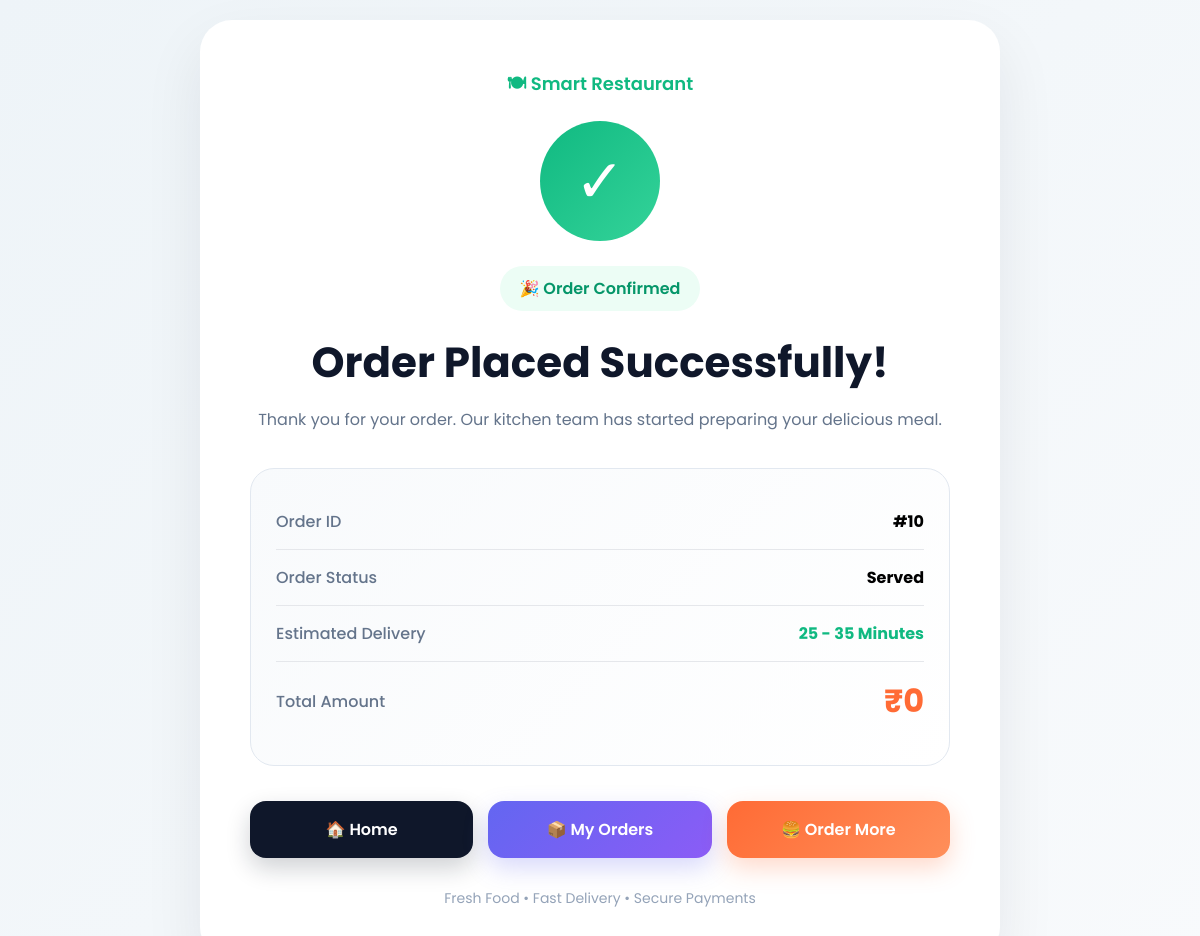
The app's page /payments/success/10/ (signed in) with its own data.
### orders/models.py (models this page shows, shortened)
class Order(models.Model):
    user = models.ForeignKey(
        settings.AUTH_USER_MODEL,
        on_delete=models.CASCADE,
        related_name='orders'
    )
    STATUS_CHOICES = [
        ('Pending', 'Pending'),
        ('Preparing', 'Preparing'),
        ('Served', 'Served'),
    ]
    status = models.CharField(
        max_length=20,
        choices=STATUS_CHOICES,
        default='Pending'
    )
    created_at = models.DateTimeField(
        auto_now_add=True
    )
    @property
    def total_amount(self):
        return sum(
            item.subtotal
            for item in self.items.all()
        )

### payments/views.py (the view)
# urls.py: path('success/<int:order_id>/', views.payment_success, name='payment_success'),
def payment_success(request, order_id):
    if request.user.role != "customer":
        return redirect("home")
    order = get_object_or_404(
        Order,
        id=order_id
    )
    return render(
        request,
        "payments/payment_success.html",
        {
            "order": order
        }
    )

### templates/payments/payment_success.html (shortened to what this page needs)
<!DOCTYPE html>
<html>
<head>
</head>
<body>
<div class="success-card">
    <div class="restaurant-name">
        🍽 Smart Restaurant
    </div>
    <div class="check">
        ✓
    </div>
    <div class="status-badge">
        🎉 Order Confirmed
    </div>
    <h1>Order Placed Successfully!</h1>
    <p class="success-text">
        Thank you for your order. Our kitchen team has started preparing your delicious meal.
    </p>
    <div class="info-box">
        <div class="info-row">
            <span class="label">Order ID</span>
            <strong>#{{ order.id }}</strong>
        </div>
        <div class="info-row">
            <span class="label">Order Status</span>
            <strong>{{ order.status }}</strong>
        </div>
        <div class="info-row">
            <span class="label">Estimated Delivery</span>
            <strong class="delivery">
                25 - 35 Minutes
            </strong>
        </div>
        <div class="info-row">
            <span class="label">Total Amount</span>
            <strong class="amount">
                ₹{{ order.total_amount }}
            </strong>
        </div>
    </div>
    <div class="btn-group">
        <a href="{% url 'home' %}" class="btn home-btn">
            🏠 Home
        </a>
        <a href="{% url 'order_history' %}" class="btn orders-btn">
            📦 My Orders
        </a>
        <a href="/menu/" class="btn menu-btn">
            🍔 Order More
        </a>
    </div>
    <div class="footer-text">
        Fresh Food • Fast Delivery • Secure Payments
    </div>
</div>
</body>
</html>

### templates/payments/payment_success.html (style rules this page uses)
* { margin:0; padding:0; box-sizing:border-box; font-family:'Poppins',sans-serif; }
body { background:linear-gradient( 135deg, #eef4f8, #f8fafc ); min-height:100vh; display:flex; justify-content:center; align-items:center; padding:20px; }
.success-card { background:white; width:100%; max-width:800px; border-radius:32px; padding:50px; text-align:center; box-shadow:0 25px 60px rgba( 15, 23, 42, .08 ); }
.restaurant-name { color:#10b981; font-size:18px; font-weight:600; margin-bottom:20px; }
.check { width:120px; height:120px; margin:auto; border-radius:50%; background:linear-gradient( 135deg, #10b981, #34d399 ); color:white; font-size:60px; display:flex; justify-content:center; align-items:center; margin-bottom:25px; animation:pop .7s ease; }
.status-badge { display:inline-block; background:#ecfdf5; color:#059669; padding:10px 20px; border-radius:30px; font-weight:600; margin-bottom:20px; }
h1 { color:#0f172a; margin-bottom:12px; font-size:42px; font-weight:700; }
.success-text { color:#64748b; font-size:16px; line-height:1.7; margin-bottom:35px; }
.info-box { background:linear-gradient( 135deg, #f8fafc, #ffffff ); border:1px solid #e2e8f0; border-radius:24px; padding:25px; text-align:left; margin-bottom:35px; }
.info-row { display:flex; justify-content:space-between; align-items:center; padding:15px 0; border-bottom:1px solid #e5e7eb; }
.info-row:last-child { border-bottom:none; }
.label { color:#64748b; font-weight:500; }
.amount { color:#ff6b35; font-size:32px; font-weight:700; }
.delivery { color:#10b981; font-weight:700; }
.btn-group { display:flex; gap:15px; margin-top:10px; }
.btn { flex:1; text-decoration:none; padding:16px; border-radius:16px; font-weight:600; text-align:center; transition:.3s; color:white; }
.home-btn { background:#0f172a; box-shadow:0 10px 25px rgba( 15, 23, 42, .20 ); }
.orders-btn { background:linear-gradient( 135deg, #6366F1, #8B5CF6 ); box-shadow:0 10px 25px rgba( 99, 102, 241, .25 ); }
.menu-btn { background:linear-gradient( 135deg, #ff6b35, #ff8f5a ); box-shadow:0 10px 25px rgba( 255, 107, 53, .25 ); }
.footer-text { margin-top:30px; color:#94a3b8; font-size:14px; }

### records on screen
Order: id "10", status "Served", total_amount "0"
